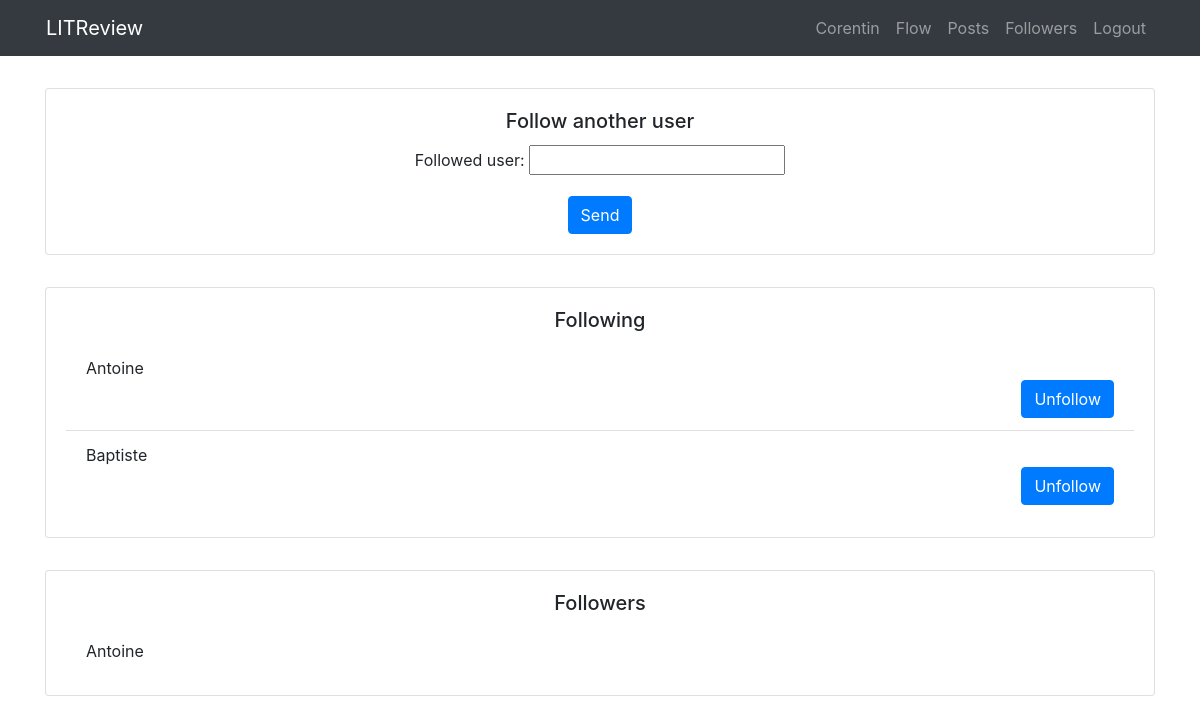
The page /reviews/follower (signed in) on the database its author committed.
### reviews/models.py (models this page shows)
class UserFollows(models.Model):
    user = models.ForeignKey(to=settings.AUTH_USER_MODEL, on_delete=models.CASCADE, related_name='following')
    followed_user = models.ForeignKey(to=settings.AUTH_USER_MODEL, on_delete=models.CASCADE,
                                      related_name='followed_by')
    class Meta:
        unique_together = ('user', 'followed_user',)
        verbose_name_plural = "user follows"

### reviews/views.py (the view, shortened to what this page needs)
# urls.py: path('follower', FollowerListView.as_view(), name='follower'),
class FollowerListView(LoginRequiredMixin, CreateView):
    form_class = FollowerForm
    model = UserFollows
    template_name = "followers.html"
    success_url = reverse_lazy("follower")
    def get_context_data(self, **kwargs):
        context = super(FollowerListView, self).get_context_data(**kwargs)
        context["users"] = UserFollows.objects.filter(followed_user=self.request.user)
        context["followers"] = UserFollows.objects.filter(user=self.request.user)
        return context

### reviews/forms.py (shortened to what this page needs)
class FollowerForm(ModelForm):
    followed_user = CharField(max_length=30)
    class Meta:
        model = UserFollows
        exclude = ("followed_user", "user")

### reviews/templates/followers.html (shortened to what this page needs)
{% extends 'base.html' %}
{% block content %}
<div class="container my-3">
    <div class="row">
        <div class="col">
            <div class="card my-3">
                <div class="card-body">
                    <h5 class="card-title text-center">Follow another user</h5>
                    <form method="post">
                        <div class="row">
                        <div class="col text-center">
                            {{ form.as_p }}
                            <button class="btn btn-primary" type="submit">Send</button>
                        </div>
                            </div>
                    </form>
                </div>
            </div>
        </div>
    </div>
    <div class="row">
        <div class="col">
            <div class="card my-3">
                <div class="card-body">
                    <h5 class="card-title text-center">Following</h5>
                    <ul class="list-group list-group-flush">
                        {% for user in followers %}
                        <li class="list-group-item">{{ user.followed_user }}
                            <div class=" d-flex justify-content-end">
                                <a href="{% url 'follower_delete' user.id %}" class="btn btn-primary">Unfollow</a>
                            </div>
                        </li>
                        {% endfor %}
                    </ul>
                </div>
            </div>
        </div>
    </div>
    <div class="row">
        <div class="col">
            <div class="card my-3">
                <div class="card-body">
                    <h5 class="card-title text-center">Followers</h5>
                    <ul class="list-group list-group-flush">
                        {% for user in users %}
                        <li class="list-group-item">{{ user.user }}</li>
                        {% endfor %}
                    </ul>
                </div>
            </div>
        </div>
    </div>
</div>
{% endblock %}

### reviews/templates/base.html (shortened to what this page needs)
<!DOCTYPE html>
<html lang="en">
<head>
    <link
            rel="stylesheet"
            href="https://stackpath.bootstrapcdn.com/bootstrap/4.4.1/css/bootstrap.min.css"
    />
</head>
<body>
<div class="bg-dark">
    <div class="container">
        <div class="row">
            <nav class="col navbar navbar-expand-lg navbar-dark">
                <a class="navbar-brand mx-auto">LITReview</a>
                {% if user.is_authenticated %}
                    <div id="navbarContent" class="collapse navbar-collapse">
                        <ul class="navbar-nav ml-auto">
                            <li class="nav-item">
                                <a class="nav-link">{{ user.username }}</a>
                            </li>
                            <li class="nav-item">
                                <a class="nav-link" href="{% url 'review_list' %}">Flow</a>
                            </li>
                            <li class="nav-item">
                                <a class="nav-link" href="{% url 'posts' %}">Posts</a>
                            </li>
                            <li class="nav-item">
                                <a class="nav-link" href="{% url 'follower' %}">Followers</a>
                            </li>
                            <li class="nav-item">
                                <a class="nav-link" href="{% url 'logout' %}?next={% url 'login' %}">Logout</a>
                            </li>
                        </ul>
                    </div>
                {% endif %}
            </nav>
        </div>
    </div>
</div>
{% block content %}{% endblock %}
</body>
</html>

### rows shown on the page
UserFollows: followed_user "Antoine"
UserFollows: followed_user "Baptiste"
UserFollows: user "Antoine"

### other values the page prints
{{ user.username }} "Corentin"
